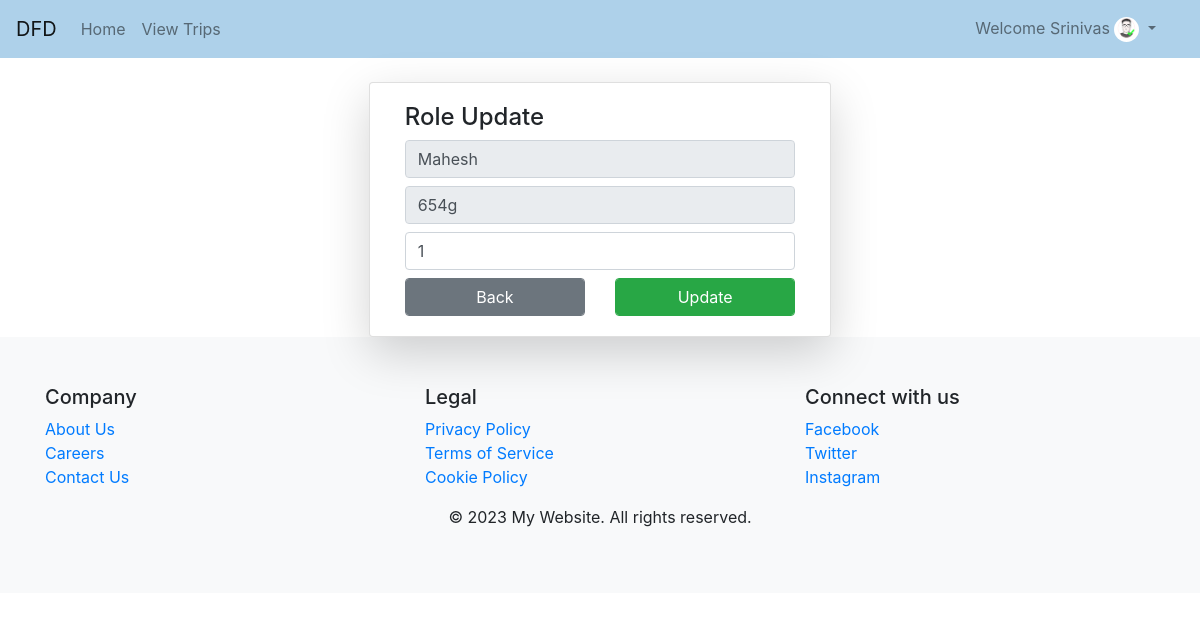
Screenshot of /aduserupdate/2/ (signed in) with the database file from the repository.
### Face_Recognition/models.py (models this page shows)
class User(AbstractUser):
	rt = [
		(0,'User'),
		(1,'Driver'),
		(2,'Staff'),
		(3,'admin'),
	]
	License = models.CharField(max_length=20)
	role_type = models.IntegerField(default=0)
	upfe = models.ImageField(upload_to='Profiles/',default='sample.png')

### Face_Recognition/views.py (the view)
# urls.py: path('aduserupdate/<int:j>/',views.aduserupdate,name="aduserupdate"),
@login_required
def aduserupdate(request,j):
	p = User.objects.get(id=j)
	if request.method == "POST":
		n = adminroleupdateForm(request.POST,instance=p)
		print(n)
		if n.is_valid():
			n.save()
			return redirect('/adduser')
	n = adminroleupdateForm(instance=p)
	return render(request,'adsupd.html',{'nk':n})

### Face_Recognition/forms.py
class adminroleupdateForm(forms.ModelForm):
	class Meta:
		model = User
		fields = ["username","License","role_type"]
		widgets = {
		"username":forms.TextInput(attrs={
			"class":"form-control my-2",
			"readonly":True,
			}),
		"License":forms.TextInput(attrs={
			"class":"form-control my-2",
			"readonly":True,
			}),
		"role_type":forms.NumberInput(attrs={
			"class":"form-control my-2",
			})
		}

### templates/adsupd.html (shortened to what this page needs)
{% extends 'base.html' %}
{% block content %}
<div class="card col-md-5 mx-auto shadow-lg">
	<div class="card-body">
		<h4>Role Update</h4>
		<form method="post">
			{% for i in nk %}
				{{i}}
			{% endfor %}
			<div class="row">
				<div class="col">
					<a href="{% url 'adduser' %}" class="btn btn-secondary form-control">Back</a>
				</div>
				<div class="col">
					<input type="submit" value="Update" class="btn btn-success form-control">
				</div>
			</div>
		</form>
	</div>
</div>
{% endblock %}

### templates/navbar.html (shortened to what this page needs)
<nav class="navbar navbar-expand-lg navbar-light" style="background-color: #aed1ea;">
    <a class="navbar-brand" href="{% url 'hm' %}">DFD</a>
    <div class="collapse navbar-collapse" id="collapsibleNavbar">
        <ul class="navbar-nav">
            {% if not user.is_authenticated %}
                <li class="nav-item">
                    <a class="nav-link {% if request.path == '/' %}active{% endif %}" href="{% url 'hm' %}">Home</a>
                </li>
                <li class="nav-item">
                    <a class="nav-link {% if request.path == '/about/' %}active{% endif %}" href="{% url 'about' %}">About</a>
                </li>
                <li class="nav-item">
                    <a class="nav-link {% if request.path == '/contact/' %}active{% endif %}" href="{% url 'contact' %}">Contact</a>
                </li>
                <li class="nav-item">
                    <a class="nav-link {% if request.path == '/register/' %}active{% endif %}" href="{% url 'register' %}">Register</a>
                </li>
                {% else %}
                    <li class="nav-item">
                        <a class="nav-link {% if request.path == '/' %}active{% endif %}" href="{% url 'hm' %}">Home</a>
                    </li>
                {% if request.user.role_type == 0 %}
                    <li class="nav-item">
                        <a class="nav-link {% if request.path == '/viewtrips/' %}active{% endif %}" href="{% url 'view_trips' %}">View Trips</a>
                    </li>
                {% elif request.user.role_type == 1 %}
                    <li class="nav-item">
                        <a class="nav-link {% if request.path == '/viewtrips/' %}active{% endif %}" href="{% url 'view_trips' %}">View Trips</a>
                    </li>
                {% elif request.user.role_type == 2 %}
                    <li class="nav-item">
                        <a class="nav-link {% if request.path == '/viewtrips/' %}active{% endif %}" href="{% url 'view_trips' %}">View Trips</a>
                    </li>
                {% endif %}
            {% endif %}
        </ul>
        <ul class="navbar-nav ml-auto" style="margin-right: 20px">
            {% if user.is_authenticated %}
                <div class="dropdown">
                    <a class="nav-link dropdown-toggle" data-toggle="dropdown">Welcome {{request.user.username}}
                        <img src="{{request.user.upfe.url}}" class="rounded-circle" height="25px" width="25px">
                    </a>
                </div>
            {% else %}
                <li class="nav-item">
                    <a class="nav-link {% if request.path == '/lgo/' %}active{% endif %}" href="{% url 'login' %}">Login</a>
                </li>
            {% endif %}
          </ul>
    </div>
</nav>

### rows the page displays
User: user.username "Srinivas", user.upfe (picture)
User: nk "Mahesh" "654g" "1"
